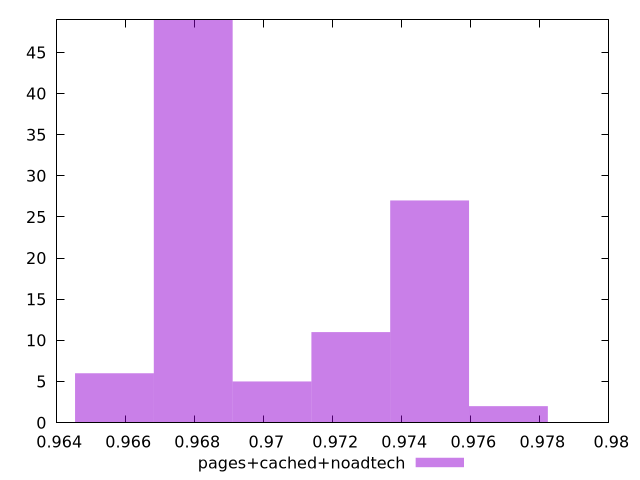

Source code (gnuplot):
$_pagesCachedNoadtech <<EOF
0.9702411288975828 5
0.9725240492008713 11
0.9748069695041598 27
0.9679582085942945 49
0.965675288291006 6
0.9770898898074482 2
EOF
set key outside below
set terminal pngcairo
set output "report_00006_2020-11-02T20-21-41.718Z/speed-index/pages+cached+noadtech//hist.png"
set yrange [0:49]
set boxwidth 0.0022829203032884303
set style fill transparent solid 0.5 noborder
plot $_pagesCachedNoadtech title "pages+cached+noadtech" with boxes ,
